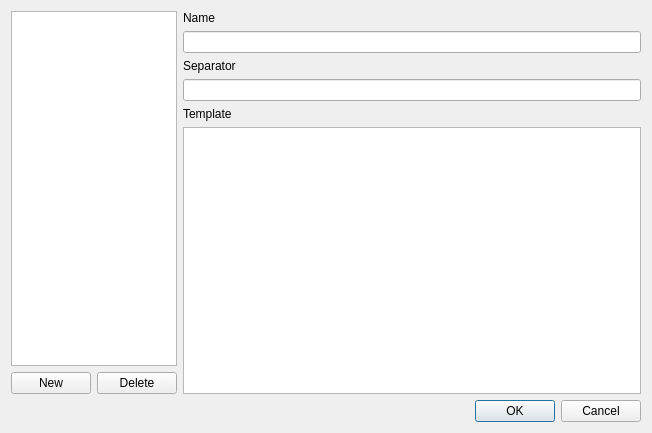
<?xml version="1.0" encoding="UTF-8"?>
<ui version="4.0">
 <class>ProfilesDialog</class>
 <widget class="QDialog" name="ProfilesDialog">
  <property name="geometry">
   <rect>
    <x>0</x>
    <y>0</y>
    <width>652</width>
    <height>433</height>
   </rect>
  </property>
  <property name="windowTitle">
   <string>Dialog</string>
  </property>
  <layout class="QVBoxLayout" name="verticalLayout">
   <item>
    <layout class="QHBoxLayout" name="horizontalLayout" stretch="1,3">
     <property name="sizeConstraint">
      <enum>QLayout::SetMaximumSize</enum>
     </property>
     <item>
      <layout class="QVBoxLayout" name="verticalLayout_list" stretch="0,0">
       <item>
        <widget class="QListWidget" name="listWidget_profiles">
         <property name="maximumSize">
          <size>
           <width>16777215</width>
           <height>16777215</height>
          </size>
         </property>
        </widget>
       </item>
       <item>
        <layout class="QHBoxLayout" name="horizontalLayout_buttonsList">
         <item>
          <widget class="QPushButton" name="pushButton_new">
           <property name="text">
            <string>New</string>
           </property>
          </widget>
         </item>
         <item>
          <widget class="QPushButton" name="pushButton_delete">
           <property name="text">
            <string>Delete</string>
           </property>
          </widget>
         </item>
        </layout>
       </item>
      </layout>
     </item>
     <item>
      <layout class="QVBoxLayout" name="verticalLayout_options">
       <item>
        <widget class="QLabel" name="label_name">
         <property name="text">
          <string>Name</string>
         </property>
         <property name="buddy">
          <cstring>lineEdit_name</cstring>
         </property>
        </widget>
       </item>
       <item>
        <widget class="QLineEdit" name="lineEdit_name"/>
       </item>
       <item>
        <widget class="QLabel" name="label_separator">
         <property name="text">
          <string>Separator</string>
         </property>
         <property name="buddy">
          <cstring>lineEdit_separator</cstring>
         </property>
        </widget>
       </item>
       <item>
        <widget class="QLineEdit" name="lineEdit_separator"/>
       </item>
       <item>
        <widget class="QLabel" name="label_temlate">
         <property name="text">
          <string>Template</string>
         </property>
         <property name="buddy">
          <cstring>plainTextEdit_template</cstring>
         </property>
        </widget>
       </item>
       <item>
        <widget class="QPlainTextEdit" name="plainTextEdit_template"/>
       </item>
      </layout>
     </item>
    </layout>
   </item>
   <item>
    <widget class="QDialogButtonBox" name="buttonBox">
     <property name="orientation">
      <enum>Qt::Horizontal</enum>
     </property>
     <property name="standardButtons">
      <set>QDialogButtonBox::Cancel|QDialogButtonBox::Ok</set>
     </property>
    </widget>
   </item>
  </layout>
 </widget>
 <resources/>
 <connections>
  <connection>
   <sender>buttonBox</sender>
   <signal>accepted()</signal>
   <receiver>ProfilesDialog</receiver>
   <slot>accept()</slot>
   <hints>
    <hint type="sourcelabel">
     <x>248</x>
     <y>254</y>
    </hint>
    <hint type="destinationlabel">
     <x>157</x>
     <y>274</y>
    </hint>
   </hints>
  </connection>
  <connection>
   <sender>buttonBox</sender>
   <signal>rejected()</signal>
   <receiver>ProfilesDialog</receiver>
   <slot>reject()</slot>
   <hints>
    <hint type="sourcelabel">
     <x>316</x>
     <y>260</y>
    </hint>
    <hint type="destinationlabel">
     <x>286</x>
     <y>274</y>
    </hint>
   </hints>
  </connection>
 </connections>
</ui>
